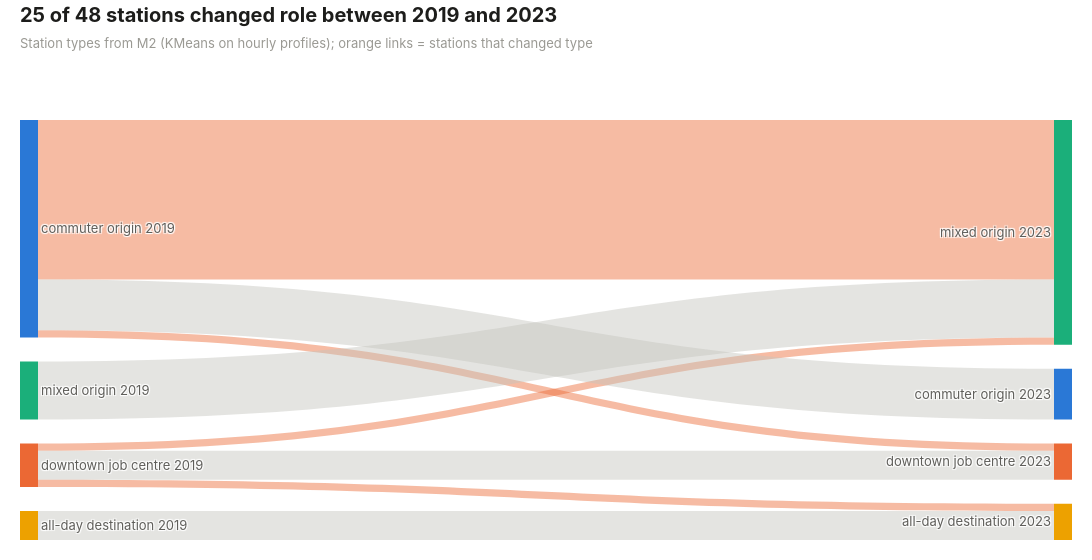

Notebook code cell kept with this figure:
### Markdown cell above
### 5.2 สถานีที่เปลี่ยนประเภท (M2)

ความกว้างของแถบคือจำนวนสถานีที่ย้ายจากประเภทหนึ่งในปี 2019 ไปอีกประเภทในปี 2023

### Code cell
clusters = pl.read_csv(TAB / "m2_station_clusters.csv")
before_types = clusters.filter(pl.col("period") == BEFORE).select("station", pl.col("cluster").alias("type_2019"))
after_types = clusters.filter(pl.col("period") == AFTER).select("station", pl.col("cluster").alias("type_2023"))
moves = before_types.join(after_types, on="station").group_by("type_2019", "type_2023").agg(
    pl.len().alias("stations"), pl.col("station").sort().str.join(", ").alias("names"),
)

type_order = list(TYPE_COLORS.keys())
node_labels = []
node_colors = []
for cluster in type_order:
    node_labels.append(f"{cluster} 2019")
    node_colors.append(TYPE_COLORS[cluster])
for cluster in type_order:
    node_labels.append(f"{cluster} 2023")
    node_colors.append(TYPE_COLORS[cluster])

sources = []
targets = []
values = []
link_colors = []
link_text = []
for row in moves.to_dicts():
    sources.append(type_order.index(row["type_2019"]))
    targets.append(len(type_order) + type_order.index(row["type_2023"]))
    values.append(row["stations"])
    if row["type_2019"] == row["type_2023"]:
        link_colors.append("rgba(196, 195, 189, 0.45)")
    else:
        link_colors.append("rgba(235, 104, 52, 0.45)")
    link_text.append(row["names"])

fig = go.Figure(go.Sankey(
    arrangement="fixed",
    node=dict(label=node_labels, color=node_colors, pad=24, thickness=18, line=dict(width=0)),
    link=dict(source=sources, target=targets, value=values, color=link_colors, customdata=link_text,
              hovertemplate="%{source.label} to %{target.label}: %{value} stations<br>%{customdata}<extra></extra>"),
))
switched = int(moves.filter(pl.col("type_2019") != pl.col("type_2023"))["stations"].sum())
total = int(moves["stations"].sum())
viz.titled(fig, f"{switched} of {total} stations changed role between 2019 and 2023",
           "Station types from M2 (KMeans on hourly profiles); orange links = stations that changed type")
fig.update_layout(margin=dict(t=120, l=20, r=20, b=20), hovermode="closest")
viz.save(fig, "12_station_roles", width=1100, height=560)
roles_figure = fig
fig

### Figure 1 — Plotly figure (JSON) as saved in the notebook; plotly's stock layout.template omitted (floating-point values rounded to 4 significant figures)
{"data": [{"arrangement": "fixed", "link": {"color": ["rgba(235, 104, 52, 0.45)", "rgba(235, 104, 52, 0.45)", "rgba(196, 195, 189, 0.45)", "rgba(235, 104, 52, 0.45)", "rgba(196, 195, 189, 0.45)", "rgba(196, 195, 189, 0.45)", "rgba(235, 104, 52, 0.45)", "rgba(196, 195, 189, 0.45)"], "customdata": ["WARM", "19TH", "12TH, CIVC, EMBR, MONT", "ASHB, BAYF, COLM, CONC, DELN, FRMT, GLEN, LAFY, MLBR, NBRK, ORIN, PLZA, RICH, ROCK, SANL, SBRN, SHAY, SSAN, UCTY, WCRK, WDUB, WOAK", "DBRK, OAKL, POWL, SFIA", "24TH, BALB, COLS, DALY, FTVL, HAYW, LAKE, MCAR", "16TH", "ANTC, CAST, DUBL, NCON, PCTR, PHIL, PITT"], "hovertemplate": "%{source.label} to %{target.label}: %{value} stations<br>%{customdata}<extra></extra>", "source": [0, 2, 2, 0, 3, 1, 2, 0], "target": [6, 5, 6, 5, 7, 5, 7, 4], "value": [1, 1, 4, 22, 4, 8, 1, 7]}, "node": {"color": ["#2a78d6", "#1baf7a", "#eb6834", "#eda100", "#2a78d6", "#1baf7a", "#eb6834", "#eda100"], "label": ["commuter origin 2019", "mixed origin 2019", "downtown job centre 2019", "all-day destination 2019", "commuter origin 2023", "mixed origin 2023", "downtown job centre 2023", "all-day destination 2023"], "line": {"width": 0}, "pad": 24, "thickness": 18}, "type": "sankey"}], "layout": {"height": 560, "hovermode": "closest", "margin": {"b": 20, "l": 20, "r": 20, "t": 120}, "title": {"text": "<b>25 of 48 stations changed role between 2019 and 2023</b><br><span style='font-size:13px;color:#9a9993'>Station types from M2 (KMeans on hourly profiles); orange links = stations that changed type</span>"}, "width": 1100}}
